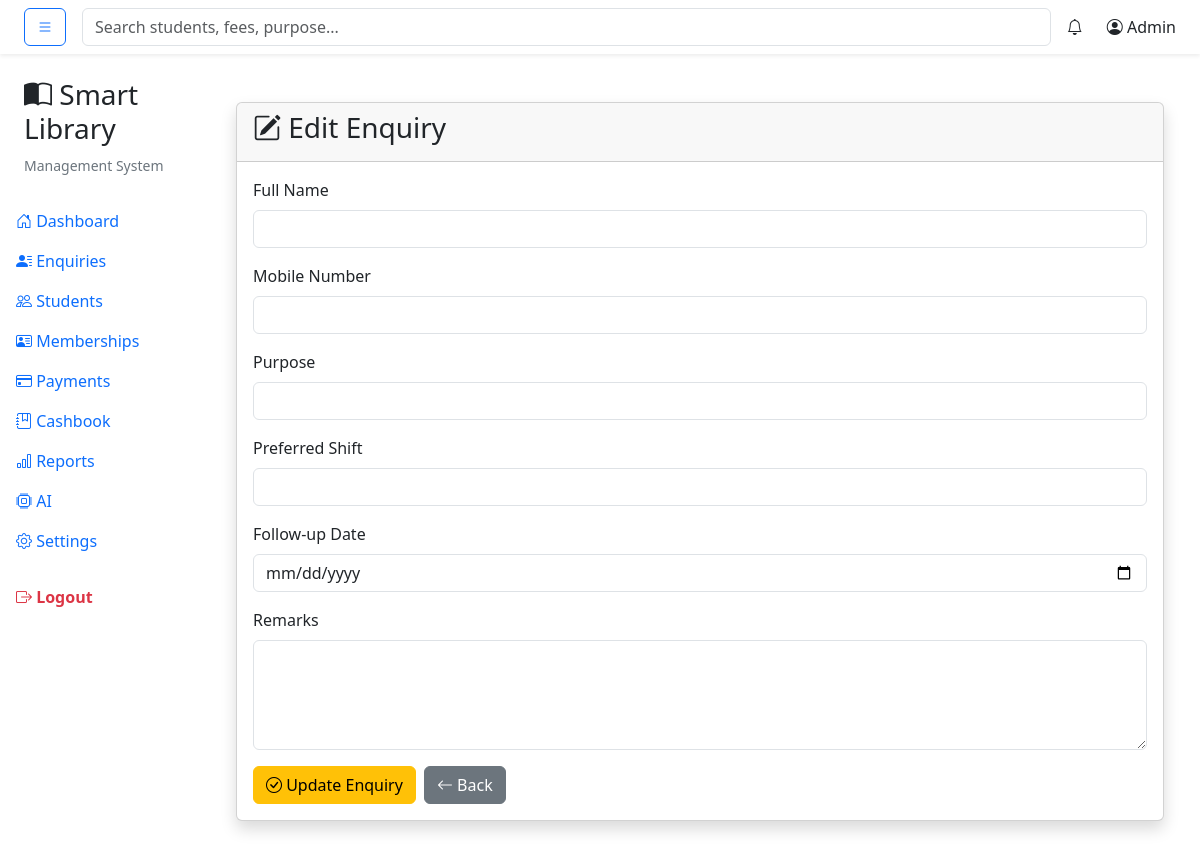
/enquiries/edit/4, run on an earlier commit of the app's database.
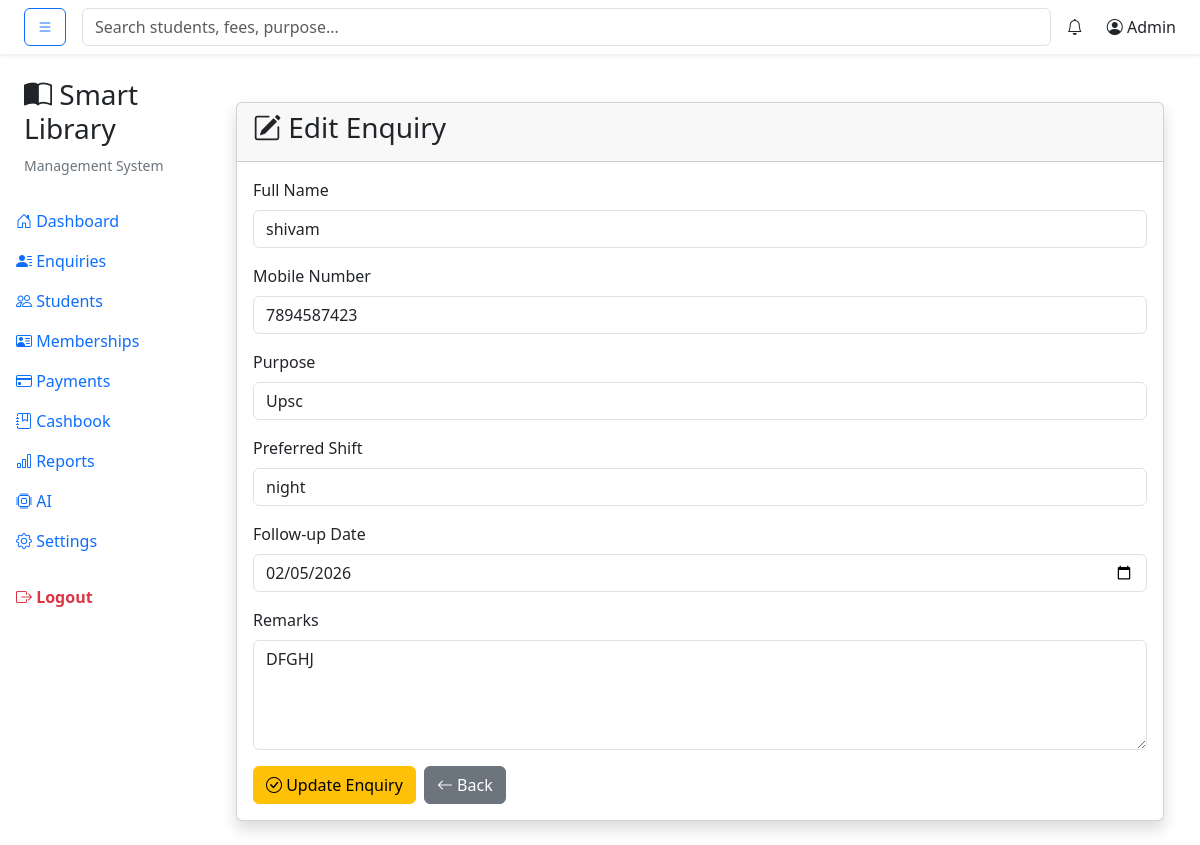
And on a later commit of the database.
### tables this page shows
CREATE TABLE enquiries (
    enquiry_id INTEGER PRIMARY KEY AUTOINCREMENT,
    full_name TEXT NOT NULL,
    mobile TEXT NOT NULL,
    purpose TEXT,
    preferred_shift TEXT,
    demo_done INTEGER DEFAULT 0,
    followup_date DATE,
    remarks TEXT,
    status TEXT DEFAULT 'Interested',
    created_at TIMESTAMP DEFAULT CURRENT_TIMESTAMP
);

### routes/enquiries.py (the view, shortened to what this page needs)
@enquiry_bp.route("/edit/<int:enquiry_id>", methods=["GET", "POST"])
def edit(enquiry_id):
    conn = get_connection()
    cursor = conn.cursor()
    cursor.execute(
        """
        SELECT *
        FROM enquiries
        WHERE enquiry_id = ?
        """,
        (enquiry_id,)
    )
    enquiry = cursor.fetchone()
    conn.close()
    return render_template(
        "enquiries/edit.html",
        enquiry=enquiry
    )

### database/db.py (called while the page is built)
def get_connection():
    connection = sqlite3.connect(DATABASE_PATH)
    connection.row_factory = sqlite3.Row
    return connection

### templates/enquiries/edit.html (shortened to what this page needs)
{% extends "layouts/base.html" %}
{% block content %}
<div class="container mt-4">
    <div class="card shadow">
        <div class="card-header">
            <h3>
                <i class="bi bi-pencil-square"></i>
                Edit Enquiry
            </h3>
        </div>
        <div class="card-body">
            <form method="POST">
                <div class="mb-3">
                    <label class="form-label">
                        Full Name
                    </label>
                    <input
                        type="text"
                        class="form-control"
                        name="full_name"
                        value="{{ enquiry.full_name }}"
                        required>
                </div>
                <div class="mb-3">
                    <label class="form-label">
                        Mobile Number
                    </label>
                    <input
                        type="text"
                        class="form-control"
                        name="mobile"
                        value="{{ enquiry.mobile }}"
                        required>
                </div>
                <div class="mb-3">
                    <label class="form-label">
                        Purpose
                    </label>
                    <input
                        type="text"
                        class="form-control"
                        name="purpose"
                        value="{{ enquiry.purpose }}">
                </div>
                <div class="mb-3">
                    <label class="form-label">
                        Preferred Shift
                    </label>
                    <input
                        type="text"
                        class="form-control"
                        name="preferred_shift"
                        value="{{ enquiry.preferred_shift }}">
                </div>
                <div class="mb-3">
                    <label class="form-label">
                        Follow-up Date
                    </label>
                    <input
                        type="date"
                        class="form-control"
                        name="followup_date"
                        value="{{ enquiry.followup_date }}">
                </div>
                <div class="mb-3">
                    <label class="form-label">
                        Remarks
                    </label>
                    <textarea
                        class="form-control"
                        name="remarks"
                        rows="4">{{ enquiry.remarks }}</textarea>
                </div>
                <div class="d-flex gap-2">
                    <button
                        type="submit"
                        class="btn btn-warning">
                        <i class="bi bi-check-circle"></i>
                        Update Enquiry
                    </button>
                    <a
                        href="{{ url_for('enquiry.index') }}"
                        class="btn btn-secondary">
                        <i class="bi bi-arrow-left"></i>
                        Back
                    </a>
                </div>
            </form>
        </div>
    </div>
</div>
{% endblock %}

What changed in the data, as far as the page shows it:
added enquiries: full_name "shivam", mobile "7894587423", purpose "Upsc", preferred_shift "night", followup_date "02/05/2026", remarks "DFGHJ"
